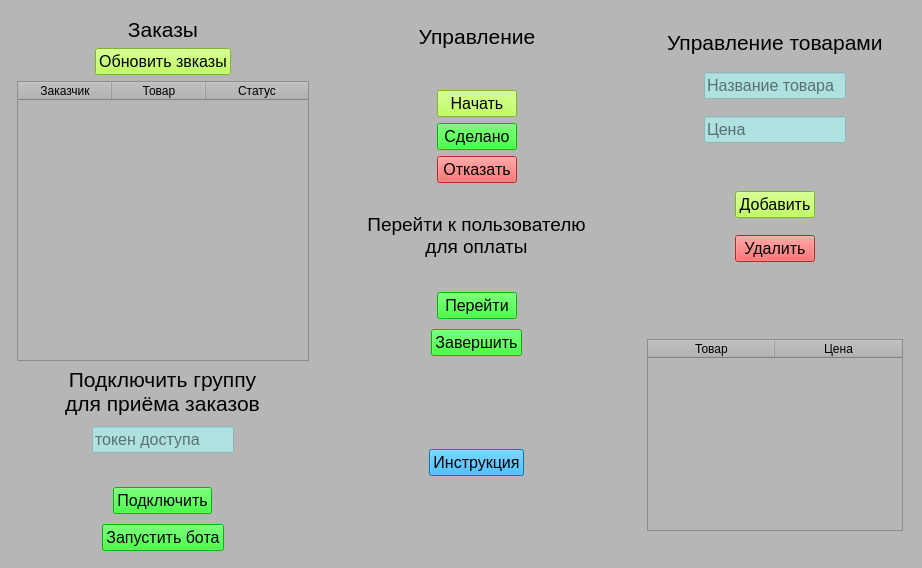
<?xml version="1.0" encoding="UTF-8"?>
<ui version="4.0">
 <class>MainWindow</class>
 <widget class="QMainWindow" name="MainWindow">
  <property name="geometry">
   <rect>
    <x>0</x>
    <y>0</y>
    <width>922</width>
    <height>568</height>
   </rect>
  </property>
  <property name="sizePolicy">
   <sizepolicy hsizetype="Preferred" vsizetype="Preferred">
    <horstretch>0</horstretch>
    <verstretch>0</verstretch>
   </sizepolicy>
  </property>
  <property name="windowTitle">
   <string>MainWindow</string>
  </property>
  <property name="styleSheet">
   <string notr="true">background-color: rgb(182, 182, 182);</string>
  </property>
  <widget class="QWidget" name="centralwidget">
   <property name="sizePolicy">
    <sizepolicy hsizetype="Preferred" vsizetype="Preferred">
     <horstretch>0</horstretch>
     <verstretch>0</verstretch>
    </sizepolicy>
   </property>
   <property name="minimumSize">
    <size>
     <width>0</width>
     <height>0</height>
    </size>
   </property>
   <layout class="QVBoxLayout" name="verticalLayout_8">
    <item>
     <layout class="QHBoxLayout" name="horizontalLayout_4">
      <item>
       <layout class="QVBoxLayout" name="verticalLayout">
        <property name="leftMargin">
         <number>8</number>
        </property>
        <property name="topMargin">
         <number>8</number>
        </property>
        <property name="rightMargin">
         <number>8</number>
        </property>
        <property name="bottomMargin">
         <number>8</number>
        </property>
        <item>
         <widget class="QLabel" name="label1">
          <property name="font">
           <font>
            <pointsize>16</pointsize>
            <weight>50</weight>
            <bold>false</bold>
           </font>
          </property>
          <property name="text">
           <string>Заказы</string>
          </property>
          <property name="alignment">
           <set>Qt::AlignCenter</set>
          </property>
          <property name="margin">
           <number>10</number>
          </property>
         </widget>
        </item>
        <item alignment="Qt::AlignHCenter">
         <widget class="QPushButton" name="updates">
          <property name="sizePolicy">
           <sizepolicy hsizetype="Fixed" vsizetype="Fixed">
            <horstretch>0</horstretch>
            <verstretch>0</verstretch>
           </sizepolicy>
          </property>
          <property name="font">
           <font>
            <pointsize>12</pointsize>
           </font>
          </property>
          <property name="styleSheet">
           <string notr="true">background-color: rgb(175, 255, 47);</string>
          </property>
          <property name="text">
           <string>Обновить звказы</string>
          </property>
         </widget>
        </item>
        <item>
         <widget class="QTableWidget" name="Towar">
          <property name="sizePolicy">
           <sizepolicy hsizetype="Minimum" vsizetype="Expanding">
            <horstretch>0</horstretch>
            <verstretch>0</verstretch>
           </sizepolicy>
          </property>
          <property name="horizontalScrollBarPolicy">
           <enum>Qt::ScrollBarAlwaysOff</enum>
          </property>
          <property name="editTriggers">
           <set>QAbstractItemView::NoEditTriggers</set>
          </property>
          <property name="tabKeyNavigation">
           <bool>true</bool>
          </property>
          <property name="showDropIndicator" stdset="0">
           <bool>true</bool>
          </property>
          <property name="dragDropOverwriteMode">
           <bool>true</bool>
          </property>
          <property name="selectionMode">
           <enum>QAbstractItemView::NoSelection</enum>
          </property>
          <property name="selectionBehavior">
           <enum>QAbstractItemView::SelectItems</enum>
          </property>
          <property name="textElideMode">
           <enum>Qt::ElideLeft</enum>
          </property>
          <property name="showGrid">
           <bool>false</bool>
          </property>
          <property name="gridStyle">
           <enum>Qt::NoPen</enum>
          </property>
          <property name="sortingEnabled">
           <bool>false</bool>
          </property>
          <property name="wordWrap">
           <bool>true</bool>
          </property>
          <property name="cornerButtonEnabled">
           <bool>true</bool>
          </property>
          <property name="columnCount">
           <number>3</number>
          </property>
          <attribute name="horizontalHeaderVisible">
           <bool>true</bool>
          </attribute>
          <attribute name="horizontalHeaderCascadingSectionResizes">
           <bool>false</bool>
          </attribute>
          <attribute name="horizontalHeaderDefaultSectionSize">
           <number>94</number>
          </attribute>
          <attribute name="horizontalHeaderHighlightSections">
           <bool>true</bool>
          </attribute>
          <attribute name="horizontalHeaderMinimumSectionSize">
           <number>90</number>
          </attribute>
          <attribute name="horizontalHeaderShowSortIndicator" stdset="0">
           <bool>false</bool>
          </attribute>
          <attribute name="horizontalHeaderStretchLastSection">
           <bool>true</bool>
          </attribute>
          <attribute name="verticalHeaderVisible">
           <bool>true</bool>
          </attribute>
          <attribute name="verticalHeaderCascadingSectionResizes">
           <bool>false</bool>
          </attribute>
          <attribute name="verticalHeaderDefaultSectionSize">
           <number>30</number>
          </attribute>
          <attribute name="verticalHeaderHighlightSections">
           <bool>true</bool>
          </attribute>
          <attribute name="verticalHeaderShowSortIndicator" stdset="0">
           <bool>false</bool>
          </attribute>
          <attribute name="verticalHeaderStretchLastSection">
           <bool>false</bool>
          </attribute>
          <column>
           <property name="text">
            <string>Заказчик</string>
           </property>
          </column>
          <column>
           <property name="text">
            <string>Товар</string>
           </property>
          </column>
          <column>
           <property name="text">
            <string>Статус</string>
           </property>
          </column>
         </widget>
        </item>
        <item>
         <layout class="QVBoxLayout" name="verticalLayout_9">
          <property name="spacing">
           <number>10</number>
          </property>
          <item alignment="Qt::AlignHCenter">
           <widget class="QLabel" name="label">
            <property name="sizePolicy">
             <sizepolicy hsizetype="Fixed" vsizetype="Fixed">
              <horstretch>0</horstretch>
              <verstretch>0</verstretch>
             </sizepolicy>
            </property>
            <property name="font">
             <font>
              <pointsize>16</pointsize>
             </font>
            </property>
            <property name="layoutDirection">
             <enum>Qt::LeftToRight</enum>
            </property>
            <property name="text">
             <string>Подключить группу
для приёма заказов</string>
            </property>
            <property name="alignment">
             <set>Qt::AlignCenter</set>
            </property>
           </widget>
          </item>
          <item alignment="Qt::AlignHCenter">
           <widget class="QLineEdit" name="log1">
            <property name="sizePolicy">
             <sizepolicy hsizetype="Fixed" vsizetype="Fixed">
              <horstretch>0</horstretch>
              <verstretch>0</verstretch>
             </sizepolicy>
            </property>
            <property name="font">
             <font>
              <pointsize>12</pointsize>
             </font>
            </property>
            <property name="styleSheet">
             <string notr="true">background-color: rgba(170, 255, 255, 150);</string>
            </property>
            <property name="placeholderText">
             <string>токен доступа</string>
            </property>
           </widget>
          </item>
          <item alignment="Qt::AlignHCenter">
           <widget class="QLabel" name="error3">
            <property name="sizePolicy">
             <sizepolicy hsizetype="Fixed" vsizetype="Fixed">
              <horstretch>0</horstretch>
              <verstretch>0</verstretch>
             </sizepolicy>
            </property>
            <property name="styleSheet">
             <string notr="true">color: rgb(255, 0, 0);</string>
            </property>
            <property name="text">
             <string/>
            </property>
           </widget>
          </item>
          <item alignment="Qt::AlignHCenter">
           <widget class="QPushButton" name="add_bot">
            <property name="sizePolicy">
             <sizepolicy hsizetype="Fixed" vsizetype="Fixed">
              <horstretch>0</horstretch>
              <verstretch>0</verstretch>
             </sizepolicy>
            </property>
            <property name="font">
             <font>
              <pointsize>12</pointsize>
             </font>
            </property>
            <property name="styleSheet">
             <string notr="true">background-color: rgb(0, 255, 0);</string>
            </property>
            <property name="text">
             <string>Подключить</string>
            </property>
           </widget>
          </item>
          <item alignment="Qt::AlignHCenter">
           <widget class="QPushButton" name="start_bot">
            <property name="sizePolicy">
             <sizepolicy hsizetype="Fixed" vsizetype="Fixed">
              <horstretch>0</horstretch>
              <verstretch>0</verstretch>
             </sizepolicy>
            </property>
            <property name="font">
             <font>
              <pointsize>12</pointsize>
             </font>
            </property>
            <property name="styleSheet">
             <string notr="true">background-color: rgb(0, 255, 0);</string>
            </property>
            <property name="text">
             <string>Запустить бота</string>
            </property>
           </widget>
          </item>
         </layout>
        </item>
       </layout>
      </item>
      <item>
       <layout class="QVBoxLayout" name="verticalLayout_7">
        <property name="spacing">
         <number>10</number>
        </property>
        <property name="topMargin">
         <number>0</number>
        </property>
        <item>
         <layout class="QVBoxLayout" name="verticalLayout_2" stretch="0">
          <property name="spacing">
           <number>6</number>
          </property>
          <property name="leftMargin">
           <number>0</number>
          </property>
          <property name="topMargin">
           <number>0</number>
          </property>
          <property name="rightMargin">
           <number>0</number>
          </property>
          <property name="bottomMargin">
           <number>0</number>
          </property>
          <item>
           <layout class="QVBoxLayout" name="verticalLayout_3">
            <property name="bottomMargin">
             <number>0</number>
            </property>
            <item>
             <widget class="QLabel" name="label2">
              <property name="sizePolicy">
               <sizepolicy hsizetype="Preferred" vsizetype="Preferred">
                <horstretch>0</horstretch>
                <verstretch>0</verstretch>
               </sizepolicy>
              </property>
              <property name="font">
               <font>
                <pointsize>16</pointsize>
               </font>
              </property>
              <property name="frameShadow">
               <enum>QFrame::Plain</enum>
              </property>
              <property name="text">
               <string>Управление</string>
              </property>
              <property name="alignment">
               <set>Qt::AlignCenter</set>
              </property>
              <property name="margin">
               <number>10</number>
              </property>
             </widget>
            </item>
            <item>
             <layout class="QVBoxLayout" name="verticalLayout_5">
              <property name="topMargin">
               <number>20</number>
              </property>
              <item alignment="Qt::AlignHCenter">
               <widget class="QPushButton" name="mission_start">
                <property name="sizePolicy">
                 <sizepolicy hsizetype="Fixed" vsizetype="Fixed">
                  <horstretch>0</horstretch>
                  <verstretch>0</verstretch>
                 </sizepolicy>
                </property>
                <property name="font">
                 <font>
                  <pointsize>12</pointsize>
                  <stylestrategy>PreferDefault</stylestrategy>
                 </font>
                </property>
                <property name="layoutDirection">
                 <enum>Qt::LeftToRight</enum>
                </property>
                <property name="styleSheet">
                 <string notr="true">background-color: rgb(175, 255, 47);</string>
                </property>
                <property name="text">
                 <string>Начать</string>
                </property>
                <property name="autoDefault">
                 <bool>false</bool>
                </property>
               </widget>
              </item>
              <item alignment="Qt::AlignHCenter">
               <widget class="QPushButton" name="mission_passert">
                <property name="sizePolicy">
                 <sizepolicy hsizetype="Fixed" vsizetype="Fixed">
                  <horstretch>0</horstretch>
                  <verstretch>0</verstretch>
                 </sizepolicy>
                </property>
                <property name="font">
                 <font>
                  <pointsize>12</pointsize>
                 </font>
                </property>
                <property name="styleSheet">
                 <string notr="true">background-color: rgb(0, 255, 0);</string>
                </property>
                <property name="text">
                 <string>Сделано</string>
                </property>
               </widget>
              </item>
              <item alignment="Qt::AlignHCenter">
               <widget class="QPushButton" name="mission_trash">
                <property name="sizePolicy">
                 <sizepolicy hsizetype="Fixed" vsizetype="Fixed">
                  <horstretch>0</horstretch>
                  <verstretch>0</verstretch>
                 </sizepolicy>
                </property>
                <property name="font">
                 <font>
                  <pointsize>12</pointsize>
                 </font>
                </property>
                <property name="styleSheet">
                 <string notr="true">background-color: rgb(255, 56, 56);</string>
                </property>
                <property name="text">
                 <string>Отказать</string>
                </property>
               </widget>
              </item>
              <item alignment="Qt::AlignHCenter">
               <widget class="QLabel" name="error1">
                <property name="sizePolicy">
                 <sizepolicy hsizetype="Fixed" vsizetype="Fixed">
                  <horstretch>0</horstretch>
                  <verstretch>0</verstretch>
                 </sizepolicy>
                </property>
                <property name="styleSheet">
                 <string notr="true">color: rgb(255, 0, 0);</string>
                </property>
                <property name="text">
                 <string/>
                </property>
                <property name="alignment">
                 <set>Qt::AlignCenter</set>
                </property>
               </widget>
              </item>
             </layout>
            </item>
           </layout>
          </item>
         </layout>
        </item>
        <item>
         <layout class="QVBoxLayout" name="verticalLayout_10">
          <item alignment="Qt::AlignHCenter">
           <widget class="QLabel" name="label_2">
            <property name="sizePolicy">
             <sizepolicy hsizetype="Fixed" vsizetype="Fixed">
              <horstretch>0</horstretch>
              <verstretch>0</verstretch>
             </sizepolicy>
            </property>
            <property name="font">
             <font>
              <pointsize>14</pointsize>
             </font>
            </property>
            <property name="text">
             <string>Перейти к пользователю
для оплаты</string>
            </property>
            <property name="alignment">
             <set>Qt::AlignCenter</set>
            </property>
           </widget>
          </item>
          <item alignment="Qt::AlignHCenter">
           <widget class="QLabel" name="error4">
            <property name="sizePolicy">
             <sizepolicy hsizetype="Fixed" vsizetype="Fixed">
              <horstretch>0</horstretch>
              <verstretch>0</verstretch>
             </sizepolicy>
            </property>
            <property name="styleSheet">
             <string notr="true">color: rgb(255, 0, 0);</string>
            </property>
            <property name="text">
             <string/>
            </property>
           </widget>
          </item>
          <item alignment="Qt::AlignHCenter">
           <widget class="QPushButton" name="go_to">
            <property name="sizePolicy">
             <sizepolicy hsizetype="Fixed" vsizetype="Fixed">
              <horstretch>0</horstretch>
              <verstretch>0</verstretch>
             </sizepolicy>
            </property>
            <property name="font">
             <font>
              <pointsize>12</pointsize>
             </font>
            </property>
            <property name="styleSheet">
             <string notr="true">background-color: rgb(0, 255, 0);</string>
            </property>
            <property name="text">
             <string>Перейти</string>
            </property>
           </widget>
          </item>
          <item alignment="Qt::AlignHCenter">
           <widget class="QPushButton" name="finish">
            <property name="sizePolicy">
             <sizepolicy hsizetype="Fixed" vsizetype="Fixed">
              <horstretch>0</horstretch>
              <verstretch>0</verstretch>
             </sizepolicy>
            </property>
            <property name="font">
             <font>
              <pointsize>12</pointsize>
             </font>
            </property>
            <property name="styleSheet">
             <string notr="true">background-color: rgb(0, 255, 0);</string>
            </property>
            <property name="text">
             <string>Завершить</string>
            </property>
           </widget>
          </item>
         </layout>
        </item>
        <item>
         <layout class="QVBoxLayout" name="verticalLayout_6">
          <property name="spacing">
           <number>6</number>
          </property>
          <property name="topMargin">
           <number>0</number>
          </property>
          <item alignment="Qt::AlignHCenter|Qt::AlignVCenter">
           <widget class="QPushButton" name="info">
            <property name="sizePolicy">
             <sizepolicy hsizetype="Fixed" vsizetype="Fixed">
              <horstretch>0</horstretch>
              <verstretch>0</verstretch>
             </sizepolicy>
            </property>
            <property name="font">
             <font>
              <pointsize>12</pointsize>
             </font>
            </property>
            <property name="styleSheet">
             <string notr="true">background-color: rgb(0, 166, 255);</string>
            </property>
            <property name="text">
             <string>Инструкция</string>
            </property>
           </widget>
          </item>
         </layout>
        </item>
       </layout>
      </item>
      <item>
       <layout class="QVBoxLayout" name="verticalLayout_4">
        <property name="leftMargin">
         <number>10</number>
        </property>
        <property name="topMargin">
         <number>10</number>
        </property>
        <property name="rightMargin">
         <number>10</number>
        </property>
        <property name="bottomMargin">
         <number>10</number>
        </property>
        <item alignment="Qt::AlignHCenter">
         <widget class="QLabel" name="label3">
          <property name="sizePolicy">
           <sizepolicy hsizetype="Fixed" vsizetype="Fixed">
            <horstretch>0</horstretch>
            <verstretch>0</verstretch>
           </sizepolicy>
          </property>
          <property name="font">
           <font>
            <pointsize>16</pointsize>
           </font>
          </property>
          <property name="text">
           <string>Управление товарами</string>
          </property>
          <property name="margin">
           <number>10</number>
          </property>
         </widget>
        </item>
        <item alignment="Qt::AlignHCenter">
         <widget class="QLineEdit" name="towar_name">
          <property name="enabled">
           <bool>true</bool>
          </property>
          <property name="sizePolicy">
           <sizepolicy hsizetype="Fixed" vsizetype="Fixed">
            <horstretch>0</horstretch>
            <verstretch>0</verstretch>
           </sizepolicy>
          </property>
          <property name="font">
           <font>
            <pointsize>12</pointsize>
           </font>
          </property>
          <property name="tabletTracking">
           <bool>false</bool>
          </property>
          <property name="focusPolicy">
           <enum>Qt::ClickFocus</enum>
          </property>
          <property name="contextMenuPolicy">
           <enum>Qt::DefaultContextMenu</enum>
          </property>
          <property name="acceptDrops">
           <bool>true</bool>
          </property>
          <property name="toolTip">
           <string/>
          </property>
          <property name="accessibleName">
           <string/>
          </property>
          <property name="styleSheet">
           <string notr="true">background-color: rgba(170, 255, 255, 150);</string>
          </property>
          <property name="inputMethodHints">
           <set>Qt::ImhNone</set>
          </property>
          <property name="inputMask">
           <string/>
          </property>
          <property name="text">
           <string/>
          </property>
          <property name="frame">
           <bool>true</bool>
          </property>
          <property name="echoMode">
           <enum>QLineEdit::Normal</enum>
          </property>
          <property name="alignment">
           <set>Qt::AlignLeading|Qt::AlignLeft|Qt::AlignVCenter</set>
          </property>
          <property name="dragEnabled">
           <bool>false</bool>
          </property>
          <property name="placeholderText">
           <string notr="true">Название товара</string>
          </property>
          <property name="cursorMoveStyle">
           <enum>Qt::LogicalMoveStyle</enum>
          </property>
         </widget>
        </item>
        <item alignment="Qt::AlignHCenter">
         <widget class="QLineEdit" name="price">
          <property name="sizePolicy">
           <sizepolicy hsizetype="Fixed" vsizetype="Fixed">
            <horstretch>0</horstretch>
            <verstretch>0</verstretch>
           </sizepolicy>
          </property>
          <property name="font">
           <font>
            <pointsize>12</pointsize>
           </font>
          </property>
          <property name="styleSheet">
           <string notr="true">background-color: rgba(170, 255, 255, 150);</string>
          </property>
          <property name="placeholderText">
           <string>Цена</string>
          </property>
         </widget>
        </item>
        <item alignment="Qt::AlignHCenter">
         <widget class="QLabel" name="error2">
          <property name="sizePolicy">
           <sizepolicy hsizetype="Fixed" vsizetype="Fixed">
            <horstretch>0</horstretch>
            <verstretch>0</verstretch>
           </sizepolicy>
          </property>
          <property name="styleSheet">
           <string notr="true">color: rgb(255, 0, 0);</string>
          </property>
          <property name="text">
           <string/>
          </property>
         </widget>
        </item>
        <item alignment="Qt::AlignHCenter">
         <widget class="QPushButton" name="append">
          <property name="sizePolicy">
           <sizepolicy hsizetype="Fixed" vsizetype="Fixed">
            <horstretch>0</horstretch>
            <verstretch>0</verstretch>
           </sizepolicy>
          </property>
          <property name="font">
           <font>
            <pointsize>12</pointsize>
           </font>
          </property>
          <property name="styleSheet">
           <string notr="true">background-color: rgb(175, 255, 47);</string>
          </property>
          <property name="text">
           <string>Добавить</string>
          </property>
         </widget>
        </item>
        <item alignment="Qt::AlignHCenter">
         <widget class="QPushButton" name="delet">
          <property name="sizePolicy">
           <sizepolicy hsizetype="Fixed" vsizetype="Fixed">
            <horstretch>0</horstretch>
            <verstretch>0</verstretch>
           </sizepolicy>
          </property>
          <property name="font">
           <font>
            <pointsize>12</pointsize>
           </font>
          </property>
          <property name="styleSheet">
           <string notr="true">background-color: rgb(255, 56, 56);</string>
          </property>
          <property name="text">
           <string>Удалить</string>
          </property>
         </widget>
        </item>
        <item>
         <layout class="QHBoxLayout" name="horizontalLayout">
          <property name="topMargin">
           <number>60</number>
          </property>
          <property name="bottomMargin">
           <number>0</number>
          </property>
          <item>
           <widget class="QTableWidget" name="Towar_list">
            <property name="sizePolicy">
             <sizepolicy hsizetype="Fixed" vsizetype="Fixed">
              <horstretch>0</horstretch>
              <verstretch>0</verstretch>
             </sizepolicy>
            </property>
            <property name="horizontalScrollBarPolicy">
             <enum>Qt::ScrollBarAlwaysOff</enum>
            </property>
            <property name="autoScroll">
             <bool>true</bool>
            </property>
            <property name="editTriggers">
             <set>QAbstractItemView::NoEditTriggers</set>
            </property>
            <property name="selectionMode">
             <enum>QAbstractItemView::NoSelection</enum>
            </property>
            <property name="textElideMode">
             <enum>Qt::ElideLeft</enum>
            </property>
            <property name="showGrid">
             <bool>false</bool>
            </property>
            <property name="gridStyle">
             <enum>Qt::NoPen</enum>
            </property>
            <attribute name="horizontalHeaderVisible">
             <bool>true</bool>
            </attribute>
            <attribute name="horizontalHeaderCascadingSectionResizes">
             <bool>false</bool>
            </attribute>
            <attribute name="horizontalHeaderDefaultSectionSize">
             <number>127</number>
            </attribute>
            <attribute name="horizontalHeaderHighlightSections">
             <bool>true</bool>
            </attribute>
            <attribute name="horizontalHeaderMinimumSectionSize">
             <number>40</number>
            </attribute>
            <attribute name="horizontalHeaderStretchLastSection">
             <bool>true</bool>
            </attribute>
            <attribute name="verticalHeaderVisible">
             <bool>false</bool>
            </attribute>
            <column>
             <property name="text">
              <string>Товар</string>
             </property>
            </column>
            <column>
             <property name="text">
              <string>Цена</string>
             </property>
            </column>
           </widget>
          </item>
         </layout>
        </item>
       </layout>
      </item>
     </layout>
    </item>
   </layout>
  </widget>
 </widget>
 <resources/>
 <connections/>
</ui>
